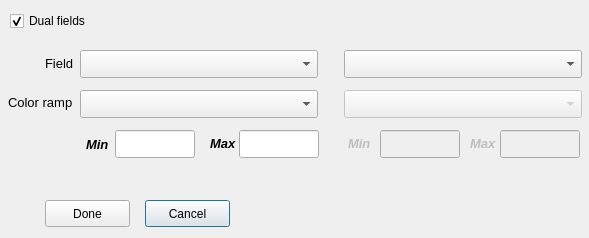
<?xml version="1.0" encoding="UTF-8"?>
<ui version="4.0">
 <class>BandwidthColorRamps</class>
 <widget class="QDialog" name="BandwidthColorRamps">
  <property name="geometry">
   <rect>
    <x>0</x>
    <y>0</y>
    <width>589</width>
    <height>238</height>
   </rect>
  </property>
  <property name="windowTitle">
   <string>Dialog</string>
  </property>
  <widget class="QCheckBox" name="chk_dual_fields">
   <property name="geometry">
    <rect>
     <x>10</x>
     <y>10</y>
     <width>88</width>
     <height>22</height>
    </rect>
   </property>
   <property name="text">
    <string>Dual fields</string>
   </property>
   <property name="checked">
    <bool>true</bool>
   </property>
  </widget>
  <widget class="QLineEdit" name="txt_ab_min">
   <property name="geometry">
    <rect>
     <x>115</x>
     <y>130</y>
     <width>80</width>
     <height>28</height>
    </rect>
   </property>
  </widget>
  <widget class="QLineEdit" name="txt_ab_max">
   <property name="geometry">
    <rect>
     <x>239</x>
     <y>130</y>
     <width>80</width>
     <height>28</height>
    </rect>
   </property>
  </widget>
  <widget class="QLabel" name="label">
   <property name="geometry">
    <rect>
     <x>210</x>
     <y>135</y>
     <width>31</width>
     <height>17</height>
    </rect>
   </property>
   <property name="font">
    <font>
     <pointsize>10</pointsize>
     <weight>75</weight>
     <italic>true</italic>
     <bold>true</bold>
    </font>
   </property>
   <property name="text">
    <string>Max</string>
   </property>
  </widget>
  <widget class="QLabel" name="label_2">
   <property name="geometry">
    <rect>
     <x>86</x>
     <y>136</y>
     <width>31</width>
     <height>17</height>
    </rect>
   </property>
   <property name="font">
    <font>
     <pointsize>10</pointsize>
     <weight>75</weight>
     <italic>true</italic>
     <bold>true</bold>
    </font>
   </property>
   <property name="text">
    <string>Min</string>
   </property>
  </widget>
  <widget class="QLabel" name="label_3">
   <property name="enabled">
    <bool>false</bool>
   </property>
   <property name="geometry">
    <rect>
     <x>348</x>
     <y>135</y>
     <width>31</width>
     <height>17</height>
    </rect>
   </property>
   <property name="font">
    <font>
     <pointsize>10</pointsize>
     <weight>75</weight>
     <italic>true</italic>
     <bold>true</bold>
    </font>
   </property>
   <property name="text">
    <string>Min</string>
   </property>
  </widget>
  <widget class="QLineEdit" name="txt_ba_min">
   <property name="enabled">
    <bool>false</bool>
   </property>
   <property name="geometry">
    <rect>
     <x>380</x>
     <y>130</y>
     <width>80</width>
     <height>28</height>
    </rect>
   </property>
  </widget>
  <widget class="QLabel" name="label_4">
   <property name="enabled">
    <bool>false</bool>
   </property>
   <property name="geometry">
    <rect>
     <x>470</x>
     <y>135</y>
     <width>31</width>
     <height>17</height>
    </rect>
   </property>
   <property name="font">
    <font>
     <pointsize>10</pointsize>
     <weight>75</weight>
     <italic>true</italic>
     <bold>true</bold>
    </font>
   </property>
   <property name="text">
    <string>Max</string>
   </property>
  </widget>
  <widget class="QLineEdit" name="txt_ba_max">
   <property name="enabled">
    <bool>false</bool>
   </property>
   <property name="geometry">
    <rect>
     <x>500</x>
     <y>130</y>
     <width>80</width>
     <height>28</height>
    </rect>
   </property>
  </widget>
  <widget class="QComboBox" name="cbb_ab_color">
   <property name="geometry">
    <rect>
     <x>80</x>
     <y>90</y>
     <width>238</width>
     <height>28</height>
    </rect>
   </property>
  </widget>
  <widget class="QComboBox" name="cbb_ba_color">
   <property name="enabled">
    <bool>false</bool>
   </property>
   <property name="geometry">
    <rect>
     <x>344</x>
     <y>90</y>
     <width>238</width>
     <height>28</height>
    </rect>
   </property>
  </widget>
  <widget class="QLabel" name="label_5">
   <property name="geometry">
    <rect>
     <x>45</x>
     <y>55</y>
     <width>31</width>
     <height>17</height>
    </rect>
   </property>
   <property name="font">
    <font>
     <pointsize>10</pointsize>
     <weight>50</weight>
     <italic>false</italic>
     <bold>false</bold>
    </font>
   </property>
   <property name="text">
    <string>Field</string>
   </property>
  </widget>
  <widget class="QLabel" name="label_6">
   <property name="geometry">
    <rect>
     <x>8</x>
     <y>94</y>
     <width>81</width>
     <height>17</height>
    </rect>
   </property>
   <property name="font">
    <font>
     <pointsize>10</pointsize>
     <weight>50</weight>
     <italic>false</italic>
     <bold>false</bold>
    </font>
   </property>
   <property name="text">
    <string>Color ramp</string>
   </property>
  </widget>
  <widget class="QPushButton" name="but_cancel">
   <property name="geometry">
    <rect>
     <x>145</x>
     <y>200</y>
     <width>85</width>
     <height>27</height>
    </rect>
   </property>
   <property name="text">
    <string>Cancel</string>
   </property>
  </widget>
  <widget class="QPushButton" name="but_done">
   <property name="geometry">
    <rect>
     <x>45</x>
     <y>200</y>
     <width>85</width>
     <height>27</height>
    </rect>
   </property>
   <property name="text">
    <string>Done</string>
   </property>
  </widget>
  <widget class="QgsFieldComboBox" name="cbb_ba_field">
   <property name="geometry">
    <rect>
     <x>344</x>
     <y>50</y>
     <width>238</width>
     <height>28</height>
    </rect>
   </property>
  </widget>
  <widget class="QComboBox" name="cbb_ab_field">
   <property name="geometry">
    <rect>
     <x>80</x>
     <y>50</y>
     <width>238</width>
     <height>28</height>
    </rect>
   </property>
  </widget>
 </widget>
 <customwidgets>
  <customwidget>
   <class>QgsFieldComboBox</class>
   <extends>QComboBox</extends>
   <header>qgsfieldcombobox.h</header>
  </customwidget>
 </customwidgets>
 <resources/>
 <connections/>
</ui>
